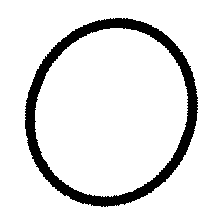
%> input picture Ano_2/CR/TP/Tarefa_e/ImagesFolder/train/circle/circle-train-1.png, 224 x 224 px; its folder holds only this picture in this run
$ octave --eval "result = loadImagensGeometricas;"   (GNU Octave 9; MATLAB toolbox functions it lacks are replaced by stand-ins)
%> lines starting %> are read from the running program, lines starting %| are printed output that depends on the picture; in (x1, y1, x2, y2) boxes, pixels count from 0 and x2, y2 are one past the last pixel; in counts of white or black regions, pixels touching at a corner belong together; the program's own positions count from 1
function [in, t] = loadImagensGeometricas(subpasta)
    if nargin < 1
        subpasta = 'test';
    end


    pasta = subpasta;

    tiposFormas = {'circle', 'kite', 'parallelogram', 'square', 'trapezoid', 'triangle'};
    numClasses = numel(tiposFormas);
    tamanhoImagem = [20, 20];
    in = [];
    t = [];

    for classe = 1:numClasses
        pastaClasse = fullfile(pasta, tiposFormas{classe});
        ficheiros = dir(fullfile(pastaClasse, '*.png'));

        for i = 1:length(ficheiros)
            caminhoImagem = fullfile(pastaClasse, ficheiros(i).name);
            img = imread(caminhoImagem);
%> img is the input picture: size 224x224x3 uint8; 89.5% white; 1 black region, box (x1, y1, x2, y2) and area: (25, 18, 198, 207) 5253

            if ndims(img) == 3
                img = rgb2gray(img);
            end

            img = imresize(img, tamanhoImagem);
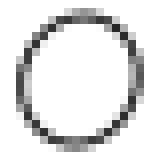
%> img: size 20x20 uint8 (shown 8 times larger); min 39, max 255, mean 226.7
            img = im2double(img);
%> img: size 20x20 double
            imgBin = img > 0.5;
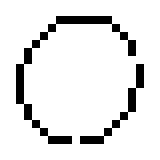
%> imgBin: size 20x20 logical (shown 8 times larger); 90% white; black in thin lines or dots, all inside (x1, y1, x2, y2) = (2, 2, 18, 18)
            vetor = reshape(imgBin, [], 1);
%> vetor = 400 logical values, 360 true

            in = [in, vetor];
%> in = 400 values, max 1 at index 1, min 0 at index 49, mean 0.9
            alvo = zeros(numClasses, 1);
            alvo(classe) = 1;
            t = [t, alvo];
        end
    end
end
